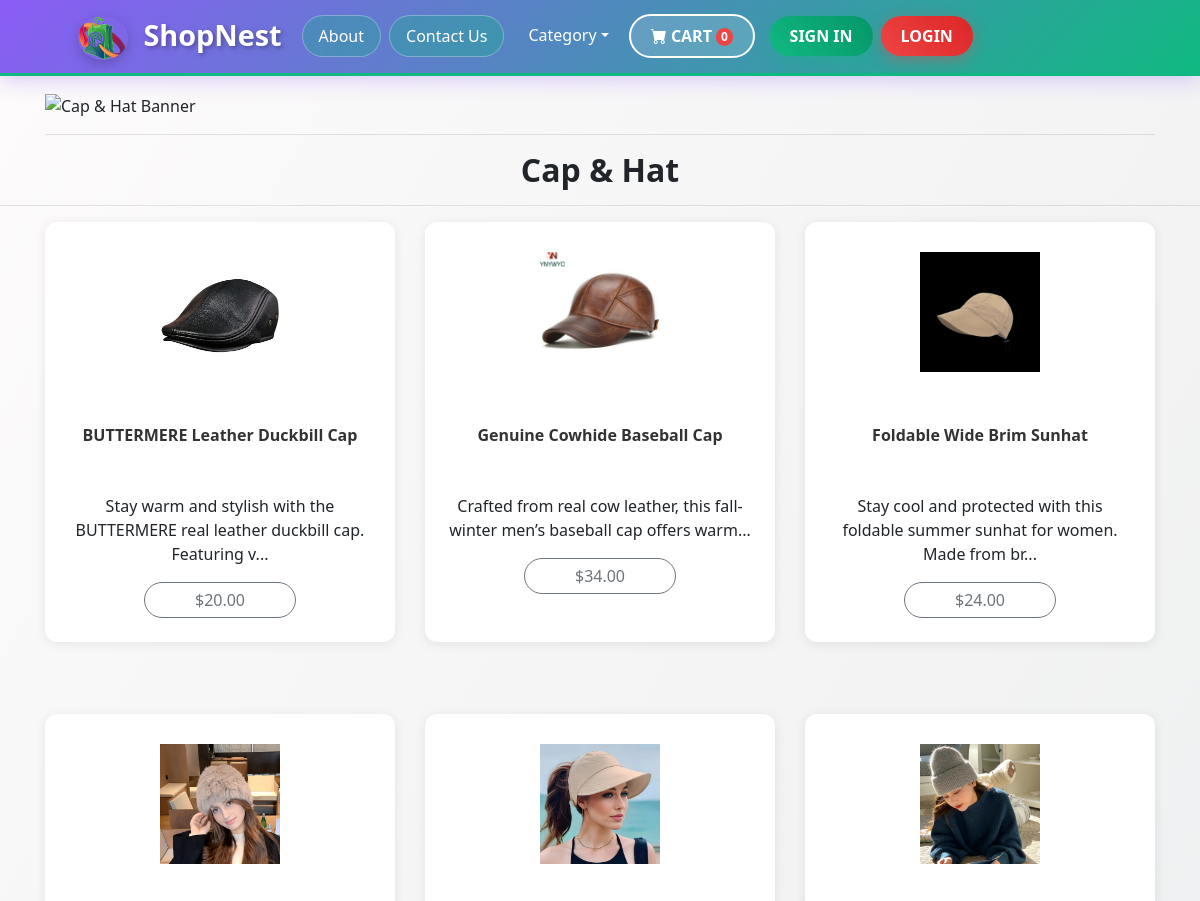
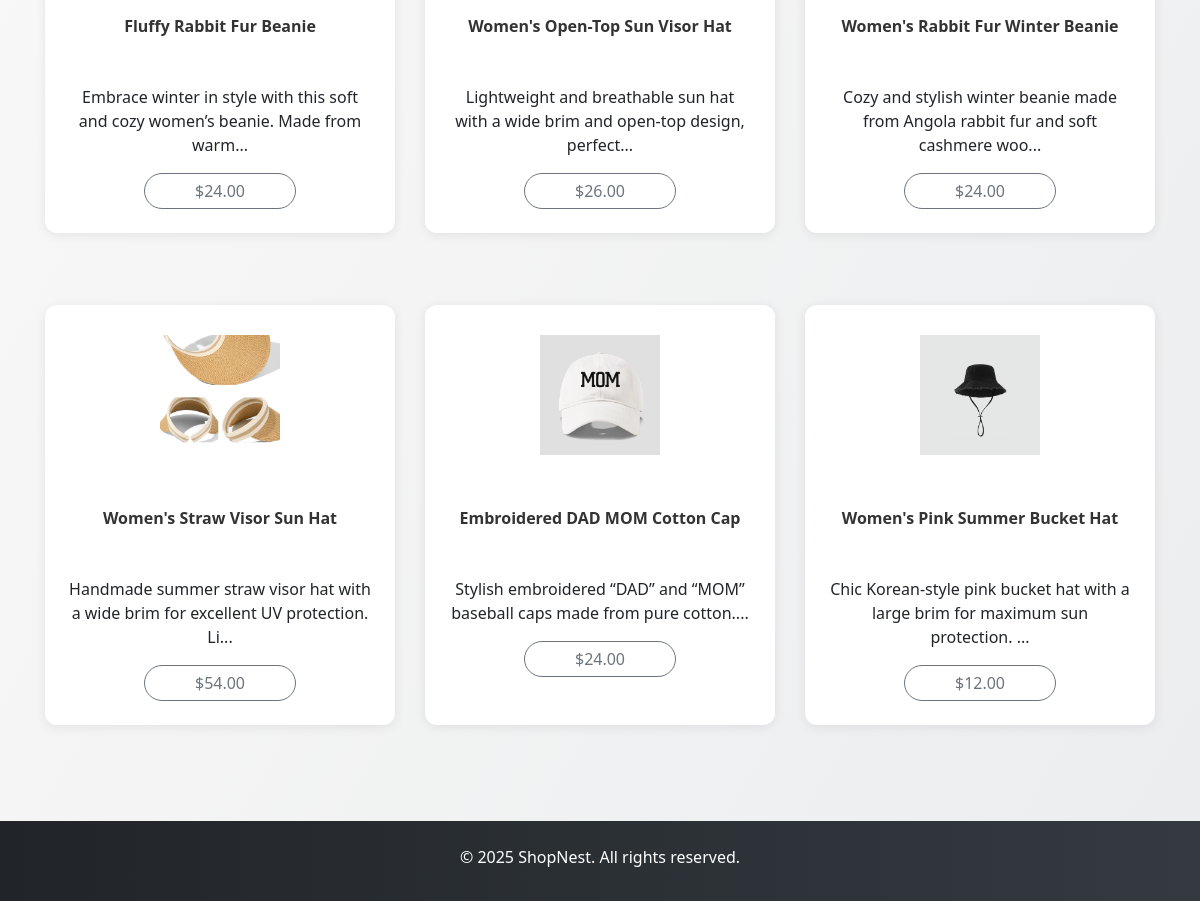
The app's page /category/CapAndHat.php with its own data (2 pictures, top to bottom).
### tables this page shows
CREATE TABLE `products` (
  `id` int(11) NOT NULL,
  `name` varchar(255) NOT NULL,
  `category` varchar(100) NOT NULL,
  `price` decimal(10,2) NOT NULL,
  `stock` int(11) NOT NULL,
  `image` varchar(255) NOT NULL,
  `description` text DEFAULT NULL
);

### category/CapAndHat.php (the view, shortened to what this page needs)
<!DOCTYPE html>
<html lang="en">
<head>
  <link href="../css/bootstrap-4.3.1.css" rel="stylesheet">
  <link href="https://cdn.jsdelivr.net/npm/bootstrap-icons@1.5.0/font/bootstrap-icons.css" rel="stylesheet" />
  <link href="../items/assets/styles.css" rel="stylesheet">
</head>
<body>
  <?php
  include("../navbar.php");
  ?>
  <div class="container mt-3">
    <div class="row">
      <div class="col-12"><img src="../images/category/b1 (9).jpg" alt="Cap & Hat Banner" width="1920" height="640" class="img-fluid"/></div>
    </div>
    <hr>
  </div>
  <h2 class="text-center">Cap & Hat</h2>
  <hr>
  <div class="container">
    <div class="row text-center">
      <?php
      include '../db.php';
      $sql = "SELECT * FROM products WHERE category = 'Cap & Hat' ORDER BY id DESC";
      $result = $conn->query($sql);
      $count = 0;
      if ($result->num_rows > 0) {
        while ($row = $result->fetch_assoc()) {
          if ($count > 0 && $count % 3 == 0) {
            echo '</div><div class="row text-center mt-4">';
          }
          echo '
          <div class="col-md-4 pb-1 pb-md-0 mb-5">
            <div class="card h-100" onclick="window.location.href=\'../product_detail.php?id=' . $row['id'] . '\';">
              <img class="card-img-top img-fluid" src="../images/products/' . $row['image'] . '" alt="' . $row['name'] . '">
              <div class="card-body p-4">
                <h5 class="card-title">' . $row['name'] . '</h5>
                <p class="card-text">' . substr($row['description'], 0, 80) . '...</p>
                <button class="btn btn-outline-secondary">$' . $row['price'] . '</button>
              </div>
            </div>
          </div>';
          $count++;
        }
      } else {
        echo '<p class="text-center">No cap & hat available.</p>';
      }
      ?>
    </div>
  </div>
  <footer class="py-4 mt-5">
    <div class="container text-center">
      <p class="m-0 text-white">© 2025 ShopNest. All rights reserved.</p>
    </div>
  </footer>
</body>
</html>

### category/assets/styles.css (style rules this page uses)
:root { --font1: 'Heebo', sans-serif; --font2: 'Fira Sans Extra Condensed', sans-serif; --font3: 'Roboto', sans-serif }
body { font-family: var(--font3); background-image: linear-gradient(120deg, #fdfbfb 0%, #ebedee 100%) }
h2 { font-weight: 900 }
.card { background: #fff; box-shadow: 0 6px 10px rgba(0, 0, 0, .08), 0 0 6px rgba(0, 0, 0, .05); transition: .3s transform cubic-bezier(.155, 1.105, .295, 1.12), .3s box-shadow, .3s -webkit-transform cubic-bezier(.155, 1.105, .295, 1.12); border: 0; border-radius: 1rem }
.card-img, .card-img-top { border-top-left-radius: calc(1rem - 1px); border-top-right-radius: calc(1rem - 1px) }
.card h5 { overflow: hidden; height: 56px; font-weight: 900; font-size: 1rem }
.card-img-top { width: 100%; max-height: 180px; object-fit: contain; padding: 30px }
.btn { font-size: 1rem; font-weight: 500; text-transform: uppercase; padding: 5px 50px 5px 50px }
footer { background: #212529; height: 80px; color: #fff }

### category/CapAndHat.php (style rules this page uses)
body { background-color: #f8f9fa; font-family: "Segoe UI", Tahoma, Geneva, Verdana, sans-serif; }
h2, h3, h4, h5 { font-weight: 600; }
.card { border-radius: 12px; box-shadow: 0 2px 12px rgba(0, 0, 0, 0.08); transition: transform 0.2s ease, box-shadow 0.2s ease; }
.card-body h5 { font-weight: 600; color: #333; }
.btn-outline-secondary { border-radius: 25px; font-weight: 500; }
footer { background: linear-gradient(to right, #212529, #343a40); }

### records on screen
products: image (picture), name "BUTTERMERE Leather Duckbill Cap", description "Stay warm and stylish with the BUTTERMERE real leather duckbill cap. Featuring v", price "20.00"
products: image (picture), name "Genuine Cowhide Baseball Cap", description "Crafted from real cow leather, this fall-winter men’s baseball cap offers warm", price "34.00"
products: image (picture), name "Foldable Wide Brim Sunhat", description "Stay cool and protected with this foldable summer sunhat for women. Made from br", price "24.00"
products: image (picture), name "Fluffy Rabbit Fur Beanie", description "Embrace winter in style with this soft and cozy women’s beanie. Made from warm", price "24.00"
products: image (picture), name "Women's Open-Top Sun Visor Hat", description "Lightweight and breathable sun hat with a wide brim and open-top design, perfect", price "26.00"
products: image (picture), name "Women's Rabbit Fur Winter Beanie", description "Cozy and stylish winter beanie made from Angola rabbit fur and soft cashmere woo", price "24.00"
products: image (picture), name "Women's Straw Visor Sun Hat", description "Handmade summer straw visor hat with a wide brim for excellent UV protection. Li", price "54.00"
products: image (picture), name "Embroidered DAD MOM Cotton Cap", description "Stylish embroidered “DAD” and “MOM” baseball caps made from pure cotton.", price "24.00"
products: image (picture), name "Women's Pink Summer Bucket Hat", description "Chic Korean-style pink bucket hat with a large brim for maximum sun protection.", price "12.00"

### other values on screen
$cart_count "0"
